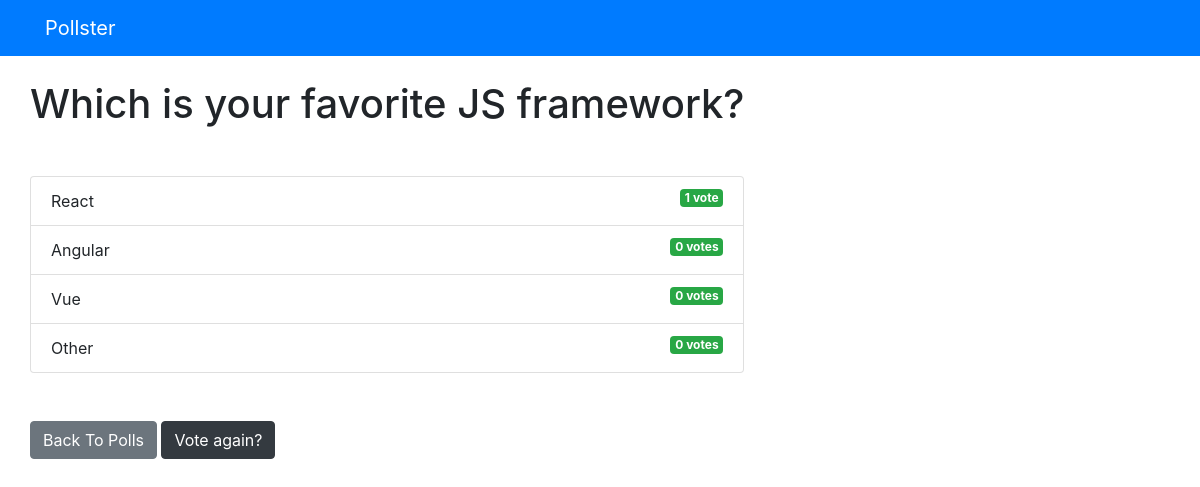
/polls/2/results, run on the app's committed database.
### polls/models.py (models this page shows, shortened)
class Question(models.Model):
    question_text = models.CharField(max_length=200)
    pub_date = models.DateTimeField('date published')

class Choice(models.Model):
    question = models.ForeignKey(Question, on_delete=models.CASCADE)
    choice_text = models.CharField(max_length=200)
    votes = models.IntegerField(default=0)

### polls/views.py (the view)
# urls.py: path('<int:question_id>/results', views.results, name='results'),
def results(request, question_id):
    question = get_object_or_404(Question,pk=question_id)
    return render(request, 'polls/results.html', {'question' : question })

### templates/polls/results.html
{% extends 'base.html' %}
{% block content %}
<h1 class="mb-5 text-center">{{ question.question_text }}</h1>
<ul class="list-group mb-5">
	{% for choice in question.choice_set.all %}
	<li class="list-group-item">
		{{ choice.choice_text }}  <span class="badge badge-success float-right">{{ choice.votes }} vote{{ choice.votes | pluralize }}</span>
	</li>
	{% endfor %}
</ul>
<a class="btn btn-secondary" href="{% url 'polls:index' %}">Back To Polls</a>
<a class="btn btn-dark" href="{% url 'polls:detail' question.id %}">Vote again?</a>
{% endblock %}

### templates/base.html (shortened to what this page needs)
<!DOCTYPE html>
<html lang="en">
<head>
    <link
      rel="stylesheet"
      href="https://stackpath.bootstrapcdn.com/bootstrap/4.3.1/css/bootstrap.min.css"
    />
</head>
<body>
    {% include 'partials/_navbar.html' %}
    <div class="container">
        <div class="row">
            <div class="col-md-6-m-auto">
                {% block content %}{% endblock %}
            </div>
        </div>
    </div>
</body>
</html>

### templates/partials/_navbar.html
<nav class="navbar navbar-dark bg-primary mb-4">
	<div class="container">
		<a class="navbar-brand" href="/">Pollster</a>
	</div>
</nav>

### data on the page
Question: question_text "Which is your favorite JS framework?"
Choice: choice_text "React", votes "1"
Choice: choice_text "Angular", votes "0", votes|pluralize "s"
Choice: choice_text "Vue", votes "0", votes|pluralize "s"
Choice: choice_text "Other", votes "0", votes|pluralize "s"
